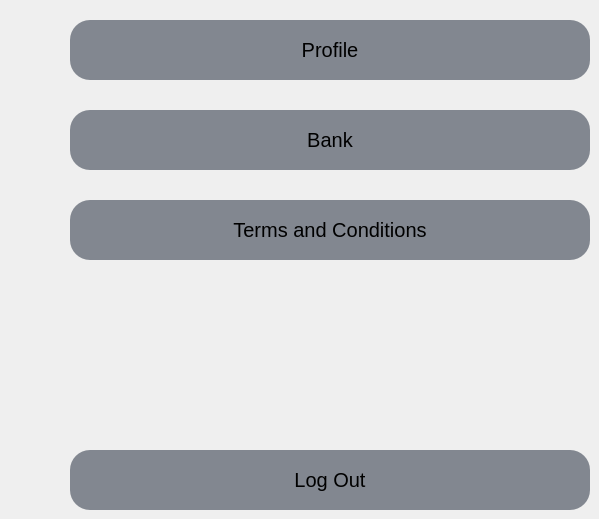
            <widget class="QWidget" name="settings_home_seller">
             <widget class="QLabel" name="label_48">
              <property name="geometry">
               <rect>
                <x>100</x>
                <y>20</y>
                <width>60</width>
                <height>60</height>
               </rect>
              </property>
              <property name="styleSheet">
               <string notr="true">background-color: rgb(130, 135, 144);
border-radius: 20px;
</string>
              </property>
              <property name="text">
               <string/>
              </property>
              <property name="pixmap">
               <pixmap resource="icons.qrc">:/icons/accounticonpng.png</pixmap>
              </property>
              <property name="scaledContents">
               <bool>true</bool>
              </property>
              <property name="alignment">
               <set>Qt::AlignLeading|Qt::AlignLeft|Qt::AlignVCenter</set>
              </property>
             </widget>
             <widget class="QLabel" name="label_49">
              <property name="geometry">
               <rect>
                <x>510</x>
                <y>20</y>
                <width>60</width>
                <height>60</height>
               </rect>
              </property>
              <property name="font">
               <font>
                <pointsize>-1</pointsize>
               </font>
              </property>
              <property name="cursor">
               <cursorShape>PointingHandCursor</cursorShape>
              </property>
              <property name="styleSheet">
               <string notr="true">background-color: rgb(130, 135, 144);
border-radius: 20px;
font-size: 20px</string>
              </property>
              <property name="text">
               <string>&gt;</string>
              </property>
              <property name="scaledContents">
               <bool>true</bool>
              </property>
              <property name="alignment">
               <set>Qt::AlignCenter</set>
              </property>
             </widget>
             <widget class="QLabel" name="label_50">
              <property name="geometry">
               <rect>
                <x>500</x>
                <y>110</y>
                <width>60</width>
                <height>60</height>
               </rect>
              </property>
              <property name="font">
               <font>
                <pointsize>-1</pointsize>
               </font>
              </property>
              <property name="cursor">
               <cursorShape>PointingHandCursor</cursorShape>
              </property>
              <property name="styleSheet">
               <string notr="true">background-color: rgb(130, 135, 144);
border-radius: 20px;
font-size: 20px</string>
              </property>
              <property name="text">
               <string>&gt;</string>
              </property>
              <property name="scaledContents">
               <bool>true</bool>
              </property>
              <property name="alignment">
               <set>Qt::AlignCenter</set>
              </property>
             </widget>
             <widget class="QLabel" name="label_51">
              <property name="geometry">
               <rect>
                <x>100</x>
                <y>110</y>
                <width>60</width>
                <height>60</height>
               </rect>
              </property>
              <property name="styleSheet">
               <string notr="true">background-color: rgb(130, 135, 144);
border-radius: 20px;
</string>
              </property>
              <property name="text">
               <string/>
              </property>
              <property name="pixmap">
               <pixmap resource="icons.qrc">:/icons/Downloads/shopping-cart.png</pixmap>
              </property>
              <property name="scaledContents">
               <bool>true</bool>
              </property>
              <property name="alignment">
               <set>Qt::AlignLeading|Qt::AlignLeft|Qt::AlignVCenter</set>
              </property>
             </widget>
             <widget class="QLabel" name="label_52">
              <property name="geometry">
               <rect>
                <x>100</x>
                <y>200</y>
                <width>60</width>
                <height>60</height>
               </rect>
              </property>
              <property name="styleSheet">
               <string notr="true">background-color: rgb(130, 135, 144);
border-radius: 20px;
</string>
              </property>
              <property name="text">
               <string/>
              </property>
              <property name="pixmap">
               <pixmap resource="icons.qrc">:/icons/accounticonpng.png</pixmap>
              </property>
              <property name="scaledContents">
               <bool>true</bool>
              </property>
              <property name="alignment">
               <set>Qt::AlignLeading|Qt::AlignLeft|Qt::AlignVCenter</set>
              </property>
             </widget>
             <widget class="QLabel" name="label_53">
              <property name="geometry">
               <rect>
                <x>100</x>
                <y>450</y>
                <width>60</width>
                <height>60</height>
               </rect>
              </property>
              <property name="styleSheet">
               <string notr="true">background-color: rgb(130, 135, 144);
border-radius: 20px;
</string>
              </property>
              <property name="text">
               <string/>
              </property>
              <property name="pixmap">
               <pixmap resource="icons.qrc">:/icons/accounticonpng.png</pixmap>
              </property>
              <property name="scaledContents">
               <bool>true</bool>
              </property>
              <property name="alignment">
               <set>Qt::AlignLeading|Qt::AlignLeft|Qt::AlignVCenter</set>
              </property>
             </widget>
             <widget class="QLabel" name="label_54">
              <property name="geometry">
               <rect>
                <x>500</x>
                <y>200</y>
                <width>60</width>
                <height>60</height>
               </rect>
              </property>
              <property name="font">
               <font>
                <pointsize>-1</pointsize>
               </font>
              </property>
              <property name="cursor">
               <cursorShape>PointingHandCursor</cursorShape>
              </property>
              <property name="styleSheet">
               <string notr="true">background-color: rgb(130, 135, 144);
border-radius: 20px;
font-size: 20px</string>
              </property>
              <property name="text">
               <string>&gt;</string>
              </property>
              <property name="scaledContents">
               <bool>true</bool>
              </property>
              <property name="alignment">
               <set>Qt::AlignCenter</set>
              </property>
             </widget>
             <widget class="QLabel" name="label_55">
              <property name="geometry">
               <rect>
                <x>520</x>
                <y>450</y>
                <width>20</width>
                <height>60</height>
               </rect>
              </property>
              <property name="font">
               <font>
                <pointsize>-1</pointsize>
               </font>
              </property>
              <property name="cursor">
               <cursorShape>PointingHandCursor</cursorShape>
              </property>
              <property name="styleSheet">
               <string notr="true">background-color: rgb(130, 135, 144);
border-radius: 20px;
font-size: 20px</string>
              </property>
              <property name="text">
               <string>&gt;</string>
              </property>
              <property name="scaledContents">
               <bool>true</bool>
              </property>
              <property name="alignment">
               <set>Qt::AlignCenter</set>
              </property>
             </widget>
             <widget class="QPushButton" name="profile_settingsbutton_2">
              <property name="geometry">
               <rect>
                <x>70</x>
                <y>20</y>
                <width>520</width>
                <height>60</height>
               </rect>
              </property>
              <property name="cursor">
               <cursorShape>PointingHandCursor</cursorShape>
              </property>
              <property name="styleSheet">
               <string notr="true">background-color: rgb(130, 135, 144);
border-radius: 20px;
font-size: 20px</string>
              </property>
              <property name="text">
               <string>Profile</string>
              </property>
             </widget>
             <widget class="QPushButton" name="bank_settingsbutton_2">
              <property name="geometry">
               <rect>
                <x>70</x>
                <y>110</y>
                <width>520</width>
                <height>60</height>
               </rect>
              </property>
              <property name="cursor">
               <cursorShape>PointingHandCursor</cursorShape>
              </property>
              <property name="styleSheet">
               <string notr="true">background-color: rgb(130, 135, 144);
border-radius: 20px;
font-size: 20px</string>
              </property>
              <property name="text">
               <string>Bank</string>
              </property>
             </widget>
             <widget class="QPushButton" name="tandc_settingsbutton_2">
              <property name="geometry">
               <rect>
                <x>70</x>
                <y>200</y>
                <width>520</width>
                <height>60</height>
               </rect>
              </property>
              <property name="cursor">
               <cursorShape>PointingHandCursor</cursorShape>
              </property>
              <property name="styleSheet">
               <string notr="true">background-color: rgb(130, 135, 144);
border-radius: 20px;
font-size: 20px</string>
              </property>
              <property name="text">
               <string>Terms and Conditions</string>
              </property>
             </widget>
             <widget class="QPushButton" name="logout_settingsbutton_2">
              <property name="geometry">
               <rect>
                <x>70</x>
                <y>450</y>
                <width>520</width>
                <height>60</height>
               </rect>
              </property>
              <property name="cursor">
               <cursorShape>PointingHandCursor</cursorShape>
              </property>
              <property name="styleSheet">
               <string notr="true">background-color: rgb(130, 135, 144);
border-radius: 20px;
font-size: 20px</string>
              </property>
              <property name="text">
               <string>Log Out</string>
              </property>
             </widget>
            </widget>
